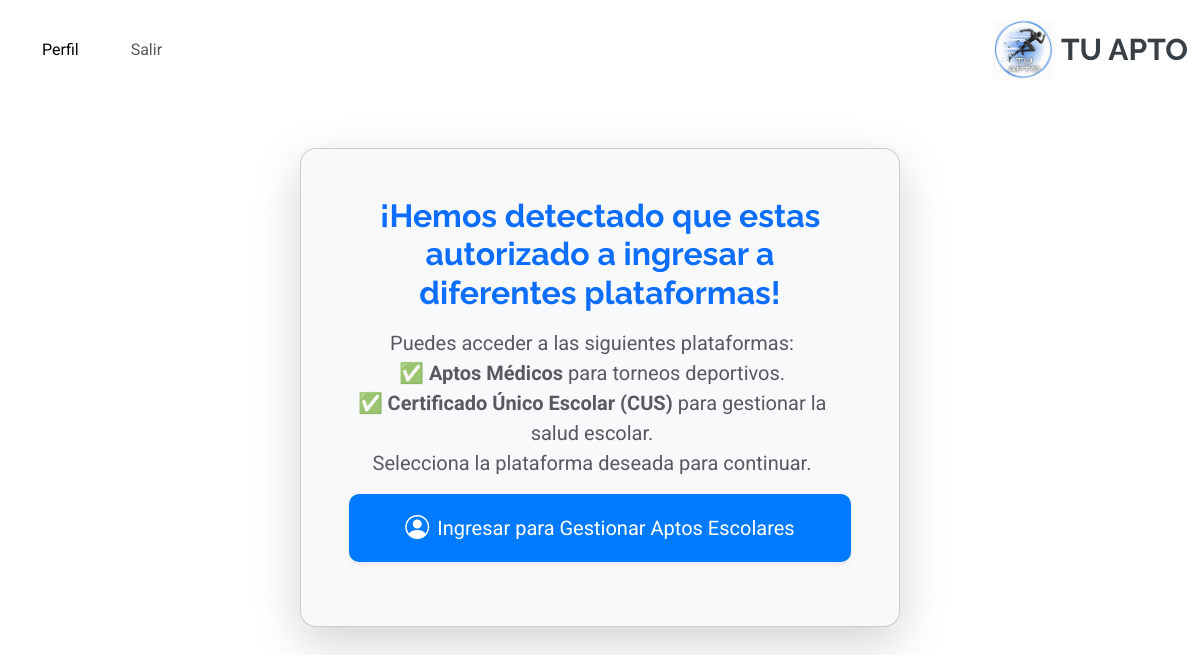
The page /account/select_role/ (signed in) on the database as committed earlier.
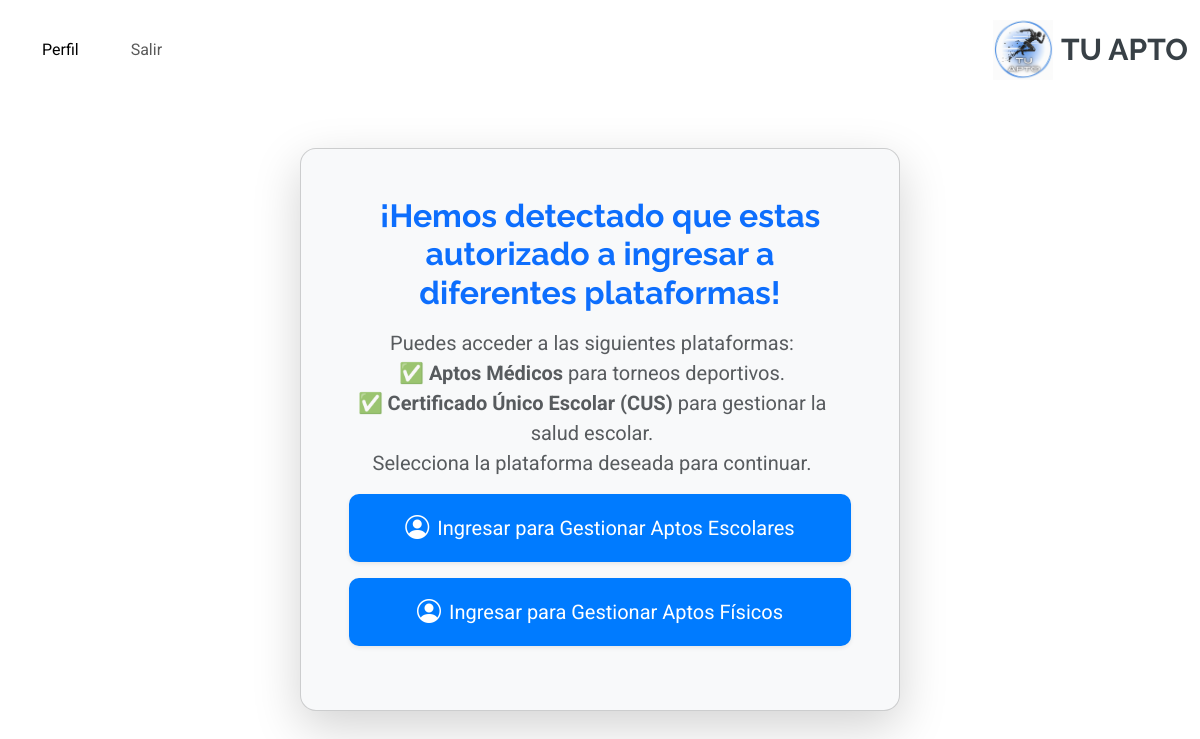
The same page on the database as committed later.
### account/models.py (models this page shows, shortened)
class Profile(models.Model):
    user = models.ForeignKey(settings.AUTH_USER_MODEL, on_delete=models.CASCADE)  # Permitir múltiples perfiles para un usuario
    nombre = models.CharField(max_length=30, blank=True, null=True)
    apellido = models.CharField(max_length=30, blank=True, null=True)
    dni = models.CharField(max_length=15, blank=True, null=True)
    fecha_nacimiento = models.DateField(blank=True, null=True)
    email = models.EmailField(max_length=254)  # Eliminar unique=True para permitir múltiples perfiles con el mismo email
    rol = models.CharField(
        max_length=20,
        choices=[
            ('jugador', 'Jugador'),
            ('medico', 'Médico'),
            ('representante', 'Representante'),
            ('estudiante', 'Estudiante'),
        ],
        default='jugador'
    )
    class Meta:
        unique_together = ('user', 'rol')  # Garantiza que un usuario solo tenga un perfil por rol
    def __str__(self):
        return f"{self.nombre} {self.apellido} - {self.rol}"

### account/views.py (the view, shortened to what this page needs)
# urls.py: path('select_role/', select_role, name='select_role'),
@login_required
def select_role(request):
    user = request.user  # Asegurar que la sesión está activa
    profiles = Profile.objects.filter(user=user)
    print(f"👤 Usuario: {user.email}, Perfiles encontrados: {profiles}")
    if not profiles.exists():
        print("❌ No hay perfiles asociados al usuario, redirigiendo al login")
        return redirect('login')
    return render(request, "account/select_role.html", {"profiles": profiles})

### account/templates/account/select_role.html (shortened to what this page needs)
{% extends 'core/base.html' %}
{% block content %}
<div class="container mt-5">
    <div class="card shadow-lg p-5 bg-light rounded-4 mx-auto text-center" style="max-width: 600px;">
        <h2 class="text-primary fw-bold mb-3">¡Hemos detectado que estas autorizado a ingresar a diferentes plataformas!</h2>
        <p class="fs-5 text-muted me-3">
            Puedes acceder a las siguientes plataformas: <br>
            ✅ <strong>Aptos Médicos</strong> para torneos deportivos.<br>
            ✅ <strong>Certificado Único Escolar (CUS)</strong> para gestionar la salud escolar.<br>
            Selecciona la plataforma deseada para continuar.
        </p>
        {% if profiles %}
            <form method="POST" action="{% url 'select_role' %}">
                {% for profile in profiles %}
                <button type="submit" name="role" value="{{ profile.rol }}"
                    class="btn btn-lg w-100 mb-3 shadow-sm d-flex align-items-center justify-content-center"
                    style="background: #007bff; color: white; border-radius: 10px; padding: 15px;">
                    <i class="bi bi-person-circle me-2 fs-4"></i>
                    Ingresar para
                    {% if profile.rol == "estudiante" %}
                        Gestionar Aptos Escolares
                    {% elif profile.rol == "jugador" %}
                        Gestionar Aptos Físicos
                    {% elif profile.rol == "medico" %}
                        Gestión Médica
                    {% elif profile.rol == "representante" %}
                        Gestión de Equipos
                    {% else %}
                        {{ profile.get_rol_display }}
                    {% endif %}
                </button>
            {% endfor %}
            </form>
        {% else %}
            <p class="text-center text-danger fs-5 fw-bold">No tienes roles asignados.</p>
        {% endif %}
    </div>
</div>
{% endblock %}

Rows that differ between the two databases and show on the page:
added Profile: rol "Gestionar Aptos Físicos"
